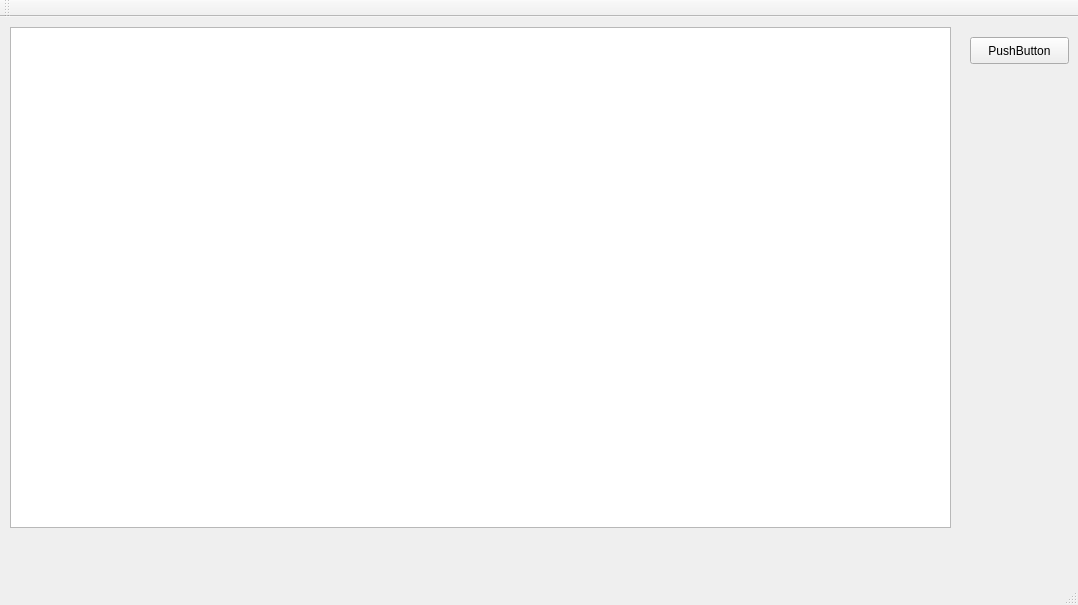
<?xml version="1.0" encoding="UTF-8"?>
<ui version="4.0">
 <class>MainWindow</class>
 <widget class="QMainWindow" name="MainWindow">
  <property name="geometry">
   <rect>
    <x>0</x>
    <y>0</y>
    <width>1078</width>
    <height>605</height>
   </rect>
  </property>
  <property name="windowTitle">
   <string>MainWindow</string>
  </property>
  <widget class="QWidget" name="centralWidget">
   <widget class="QTextEdit" name="textEdit">
    <property name="geometry">
     <rect>
      <x>10</x>
      <y>10</y>
      <width>941</width>
      <height>501</height>
     </rect>
    </property>
    <property name="verticalScrollBarPolicy">
     <enum>Qt::ScrollBarAsNeeded</enum>
    </property>
    <property name="horizontalScrollBarPolicy">
     <enum>Qt::ScrollBarAsNeeded</enum>
    </property>
   </widget>
   <widget class="QPushButton" name="pushButton">
    <property name="geometry">
     <rect>
      <x>970</x>
      <y>20</y>
      <width>99</width>
      <height>27</height>
     </rect>
    </property>
    <property name="text">
     <string>PushButton</string>
    </property>
   </widget>
  </widget>
  <widget class="QMenuBar" name="menuBar">
   <property name="geometry">
    <rect>
     <x>0</x>
     <y>0</y>
     <width>1078</width>
     <height>25</height>
    </rect>
   </property>
  </widget>
  <widget class="QToolBar" name="mainToolBar">
   <attribute name="toolBarArea">
    <enum>TopToolBarArea</enum>
   </attribute>
   <attribute name="toolBarBreak">
    <bool>false</bool>
   </attribute>
  </widget>
  <widget class="QStatusBar" name="statusBar"/>
 </widget>
 <layoutdefault spacing="6" margin="11"/>
 <resources/>
 <connections/>
</ui>
